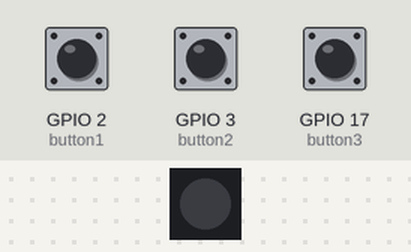
A program run on a simulated Raspberry Pi (BCM pin numbers). On the bench: 1 RGB LEDs in strip order, left to right. Inputs (shaded band) come from the test bench; at power-on: GPIO 2 (button1) HIGH, GPIO 3 (button2) HIGH, GPIO 17 (button3) HIGH. Dim RGB values are drawn brighter than linear.

Above: at 1.2 s.
1.3 s: GPIO 2 (button1) pulled LOW for 0.15 s
At 2.2 s:
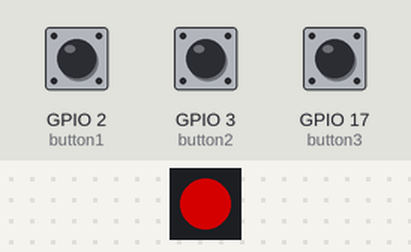
2.9 s: GPIO 3 (button2) pulled LOW for 0.15 s
At 3.4 s:
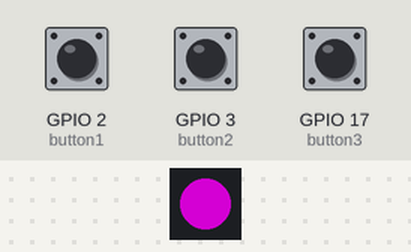
4.5 s: GPIO 17 (button3) pulled LOW for 0.15 s
At 5.7 s:
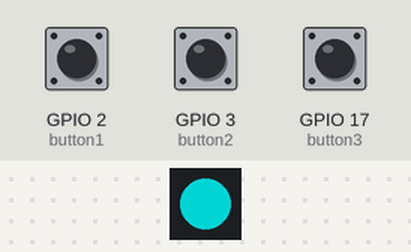
6.1 s: GPIO 2 (button1) pulled LOW for 1 s
At 7.0 s:
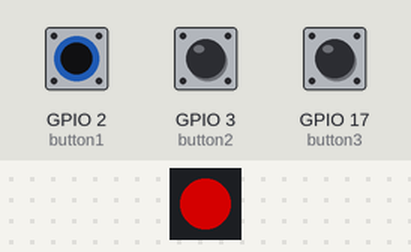
8.6 s: GPIO 3 (button2) pulled LOW for 1 s
At 8.9 s:
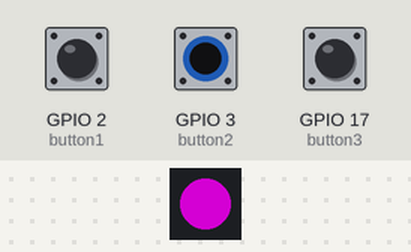
Timing chart, 0 to 11.6 s (numbered marks = the images above; inputs shaded):
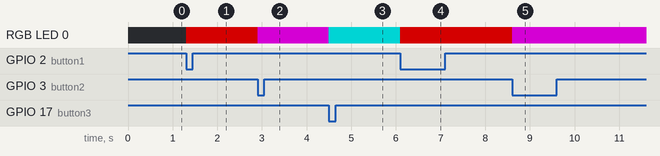

The program:

prog041_RGBLed_button_control.py
```python
from gpiozero import RGBLED, Button
from time import sleep


led = RGBLED(red=10, green=9, blue=11)

button1 = Button(2)
button2 = Button(3)
button3 = Button(17)


def red():
    led.color = (0.5,0,0)

def magenta():
    led.color = (0.5,0,0.5)

def cyan():
    led.color = (0,0.5,0.5)

button1.when_pressed = red
button2.when_pressed = magenta
button3.when_pressed = cyan

while True:
    pass
```

Measured:
- after the input at 1.3 s, RGB LED 0: off → RGB(128, 0, 0) at once
- after the input at 2.9 s, RGB LED 0: RGB(128, 0, 0) → RGB(128, 0, 128) at once
- after the input at 4.5 s, RGB LED 0: RGB(128, 0, 128) → RGB(0, 128, 128) at once
- after the input at 6.1 s, RGB LED 0: RGB(0, 128, 128) → RGB(128, 0, 0) at once
- after the input at 8.6 s, RGB LED 0: RGB(128, 0, 0) → RGB(128, 0, 128) at once
